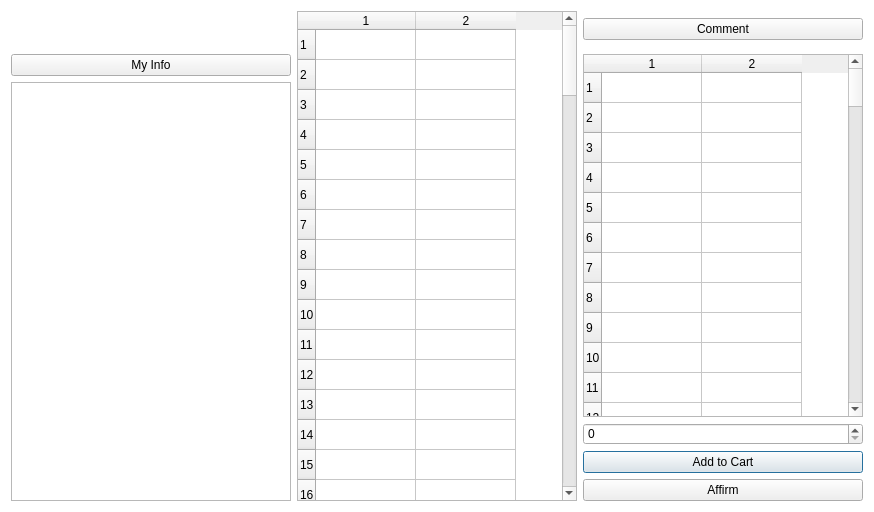
<?xml version="1.0" encoding="UTF-8"?>
<ui version="4.0">
 <class>MW</class>
 <widget class="QDialog" name="MW">
  <property name="geometry">
   <rect>
    <x>0</x>
    <y>0</y>
    <width>874</width>
    <height>512</height>
   </rect>
  </property>
  <property name="windowTitle">
   <string>Dialog</string>
  </property>
  <property name="styleSheet">
   <string notr="true">#MW {  
	background-color: rgb(255, 255, 255);
} 
#MW * { 
border-image:url(); 
}</string>
  </property>
  <layout class="QGridLayout" name="gridLayout">
   <item row="5" column="2">
    <widget class="QSpinBox" name="NumBox"/>
   </item>
   <item row="6" column="2">
    <widget class="QPushButton" name="pushButton">
     <property name="text">
      <string>Add to Cart</string>
     </property>
    </widget>
   </item>
   <item row="0" column="0">
    <widget class="QLabel" name="HelloLb">
     <property name="font">
      <font>
       <pointsize>24</pointsize>
      </font>
     </property>
     <property name="text">
      <string/>
     </property>
    </widget>
   </item>
   <item row="7" column="2">
    <widget class="QPushButton" name="AfrBtn">
     <property name="text">
      <string>Affirm</string>
     </property>
    </widget>
   </item>
   <item row="0" column="2">
    <widget class="QPushButton" name="CmtBtn">
     <property name="text">
      <string>Comment</string>
     </property>
    </widget>
   </item>
   <item row="1" column="0">
    <widget class="QPushButton" name="InfoBtn">
     <property name="text">
      <string>My Info</string>
     </property>
    </widget>
   </item>
   <item row="2" column="0" rowspan="6">
    <widget class="QListWidget" name="SortList"/>
   </item>
   <item row="0" column="1" rowspan="8">
    <widget class="QTableWidget" name="SortList2">
     <property name="rowCount">
      <number>99</number>
     </property>
     <property name="columnCount">
      <number>2</number>
     </property>
     <row/>
     <row/>
     <row/>
     <row/>
     <row/>
     <row/>
     <row/>
     <row/>
     <row/>
     <row/>
     <row/>
     <row/>
     <row/>
     <row/>
     <row/>
     <row/>
     <row/>
     <row/>
     <row/>
     <row/>
     <row/>
     <row/>
     <row/>
     <row/>
     <row/>
     <row/>
     <row/>
     <row/>
     <row/>
     <row/>
     <row/>
     <row/>
     <row/>
     <row/>
     <row/>
     <row/>
     <row/>
     <row/>
     <row/>
     <row/>
     <row/>
     <row/>
     <row/>
     <row/>
     <row/>
     <row/>
     <row/>
     <row/>
     <row/>
     <row/>
     <row/>
     <row/>
     <row/>
     <row/>
     <row/>
     <row/>
     <row/>
     <row/>
     <row/>
     <row/>
     <row/>
     <row/>
     <row/>
     <row/>
     <row/>
     <row/>
     <row/>
     <row/>
     <row/>
     <row/>
     <row/>
     <row/>
     <row/>
     <row/>
     <row/>
     <row/>
     <row/>
     <row/>
     <row/>
     <row/>
     <row/>
     <row/>
     <row/>
     <row/>
     <row/>
     <row/>
     <row/>
     <row/>
     <row/>
     <row/>
     <row/>
     <row/>
     <row/>
     <row/>
     <row/>
     <row/>
     <row/>
     <row/>
     <row/>
     <column/>
     <column/>
    </widget>
   </item>
   <item row="1" column="2" rowspan="4">
    <widget class="QTableWidget" name="InfoTab">
     <property name="rowCount">
      <number>99</number>
     </property>
     <property name="columnCount">
      <number>2</number>
     </property>
     <row/>
     <row/>
     <row/>
     <row/>
     <row/>
     <row/>
     <row/>
     <row/>
     <row/>
     <row/>
     <row/>
     <row/>
     <row/>
     <row/>
     <row/>
     <row/>
     <row/>
     <row/>
     <row/>
     <row/>
     <row/>
     <row/>
     <row/>
     <row/>
     <row/>
     <row/>
     <row/>
     <row/>
     <row/>
     <row/>
     <row/>
     <row/>
     <row/>
     <row/>
     <row/>
     <row/>
     <row/>
     <row/>
     <row/>
     <row/>
     <row/>
     <row/>
     <row/>
     <row/>
     <row/>
     <row/>
     <row/>
     <row/>
     <row/>
     <row/>
     <row/>
     <row/>
     <row/>
     <row/>
     <row/>
     <row/>
     <row/>
     <row/>
     <row/>
     <row/>
     <row/>
     <row/>
     <row/>
     <row/>
     <row/>
     <row/>
     <row/>
     <row/>
     <row/>
     <row/>
     <row/>
     <row/>
     <row/>
     <row/>
     <row/>
     <row/>
     <row/>
     <row/>
     <row/>
     <row/>
     <row/>
     <row/>
     <row/>
     <row/>
     <row/>
     <row/>
     <row/>
     <row/>
     <row/>
     <row/>
     <row/>
     <row/>
     <row/>
     <row/>
     <row/>
     <row/>
     <row/>
     <row/>
     <row/>
     <column/>
     <column/>
    </widget>
   </item>
  </layout>
 </widget>
 <resources/>
 <connections/>
</ui>
